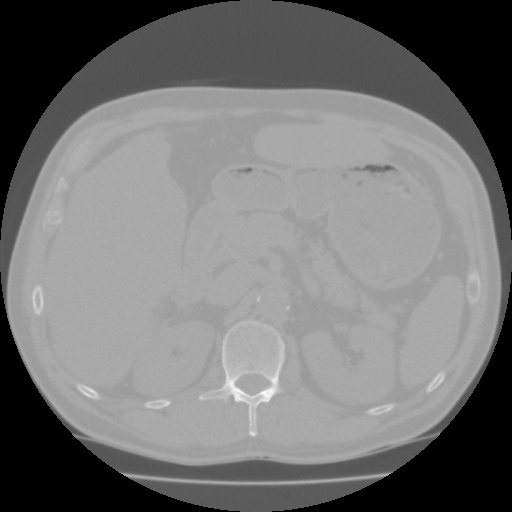
#> input picture Exercises/Exercise6/data/Training.dcm, 512 x 512 px
$ python Exercise6.py
#> lines starting #> are read from the running program, lines starting #| are printed output that depends on the picture; after the words box and inside, x2 and y2 are one past the last pixel; in counts of white or black regions, pixels touching at a corner belong together; pictures that were not available may be replaced by others from this repository, and a replacement may not be noted
from skimage import io, color
from skimage.morphology import binary_closing, binary_opening
from skimage.morphology import disk
import matplotlib.pyplot as plt
import numpy as np
from skimage import measure
from skimage.color import label2rgb
import pydicom as dicom
from scipy.stats import norm
from scipy.spatial import distance


# [10 lines left out: function show_comparison, not called in this run]

in_dir = "data/"
ct = dicom.dcmread(in_dir + 'Training.dcm')
img = ct.pixel_array
#> img is the input picture: shape (512, 512) int16; min -2048, max 1114, mean -610
print(img.shape)
#| (512, 512)
print(img.dtype)
#| int16

io.imshow(img, cmap="gray", vmin=0, vmax=150)
io.show()

spleen_roi = io.imread(in_dir + 'SpleenROI.png')
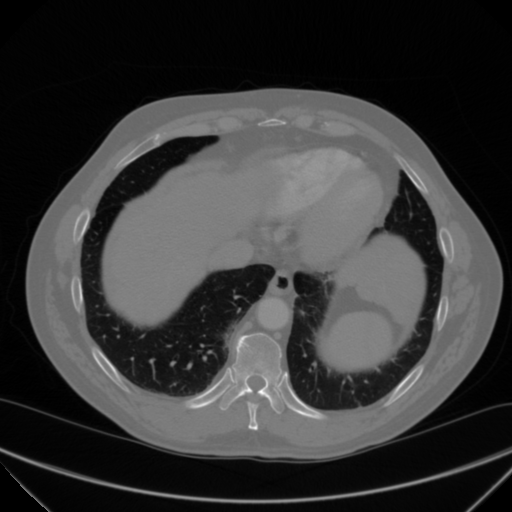
#> input picture Exercises/Exercise1/Data/1-442.dcm, 512 x 512 px, given in place of SpleenROI.png, which was not available
#> spleen_roi is the input picture: shape (512, 512) int16; min -1024, max 1185, mean -527.6
# convert to boolean image
spleen_mask = spleen_roi > 0
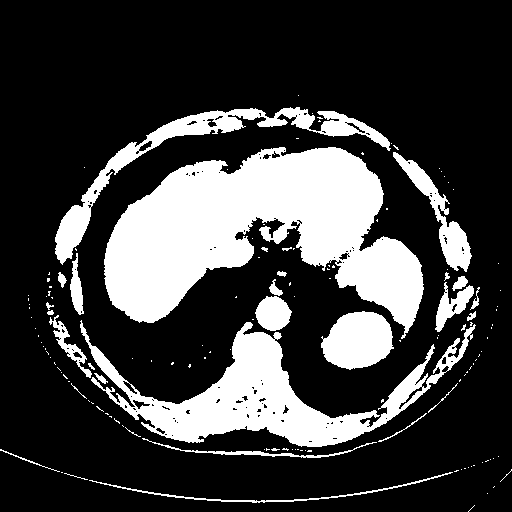
#> spleen_mask: shape (512, 512) bool; 24.4% white; 146 white regions (116 under 20 px), largest, box (x1, y1, x2, y2) and area: (104, 147, 424, 339) 32641, (80, 320, 476, 447) 14677, (55, 107, 391, 265) 5949
spleen_values = img[spleen_mask]

#Show the masked image together with the original image
masked_img = np.zeros_like(img)
masked_img[spleen_mask] = img[spleen_mask]
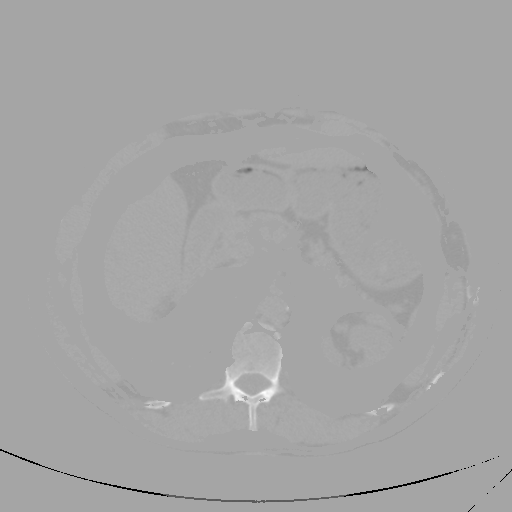
#> masked_img: shape (512, 512) int16; min -2048, max 1114, mean 1; drawn with min black and max white

io.imshow(masked_img, cmap="gray", vmin=0, vmax=150)
io.show()

#Exercise 2: Compute the average and standard deviation of the
# Hounsfield units found in the spleen in the training image. Do they correspond to the values found in the above figure?
mean_spleen = np.mean(spleen_values)
#> mean_spleen = 3.95
std_spleen = np.std(spleen_values)
#> std_spleen = 219.2
print(f'Mean spleen HU: {mean_spleen:.2f}')
#| Mean spleen HU: 3.95
print(f'Standard deviation spleen HU: {std_spleen:.2f}')
#| Standard deviation spleen HU: 219.25

#Mean spleen HU: 49.48
#Standard deviation spleen HU: 15.00

#This results are expected as the mean value is around 50 HU and the standard deviation is around 15 HU, which corresponds to
# the indicated values between 0 and 150 HU indicted in the exercise.

# Exercise 3: Plot a histogram of the pixel values of the spleen. Does it look like they are Gaussian distributed?

plt.hist(spleen_values, bins=30, density=True, alpha=0.6, color='g')
plt.xlabel('Hounsfield Units')
plt.ylabel('Density')
plt.title('Histogram of Spleen Pixel Values')
plt.show()
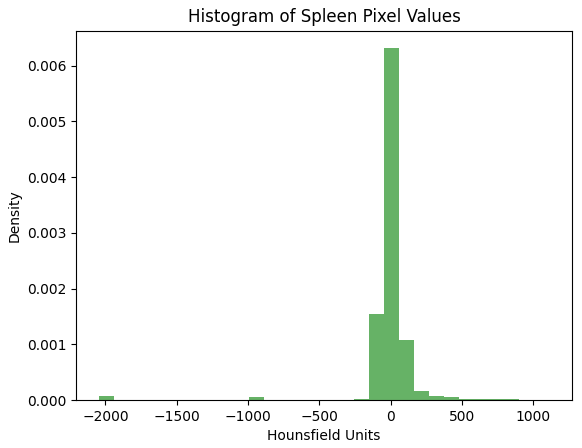
#> figure drawn by matplotlib, 1 panel; tallest bar 0.00631 high, from x = -45.4 to 60

# The histogram of the spleen pixel values looks similar to a Gaussian distribution, with a single peak around the mean value of approximately 50 HU.
#  The distribution appears to be somewhat symmetric around the mean, which is characteristic of a Gaussian distribution.
#  However, there may be some skewness or outliers present, so it may not be a perfect Gaussian distribution.

n, bins, patches = plt.hist(spleen_values, 30, density=True)
#> n = 30 values, max 0.00631 at index 19, min 0 at index 1, mean 0.000316; bins = 31 values from -2048 to 1114; patches = 30 items
pdf_spleen = norm.pdf(bins, mean_spleen, std_spleen)
#> pdf_spleen = 31 values, max 0.00177 at index 19, min 1.74e-22 at index 0, mean 0.000306
plt.plot(bins, pdf_spleen)
plt.xlabel('Hounsfield unit')
plt.ylabel('Frequency')
plt.title('Spleen values in CT scan')
plt.show()
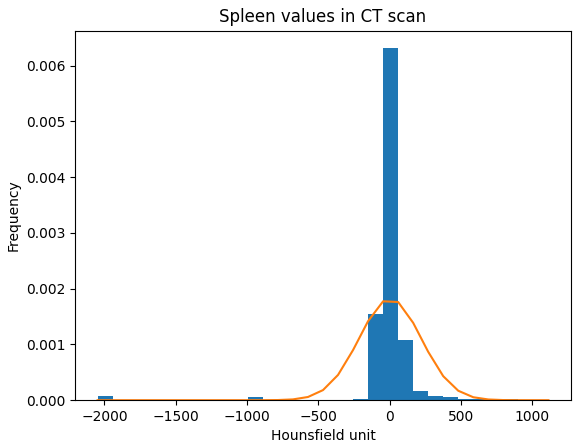
#> figure drawn by matplotlib, 1 panel; tallest bar 0.00631 high, from x = -45.4 to 60; curve peaks at x = -45.4, y = 0.00177

# Exercise 4: Plot histograms and their fitted Gaussians
#  of several of the tissues types. Do they all look like they are Gaussian distributed?

def load_mask(mask_path):
#> called with mask_path = 'data/BoneROI.png'
    roi = io.imread(mask_path)
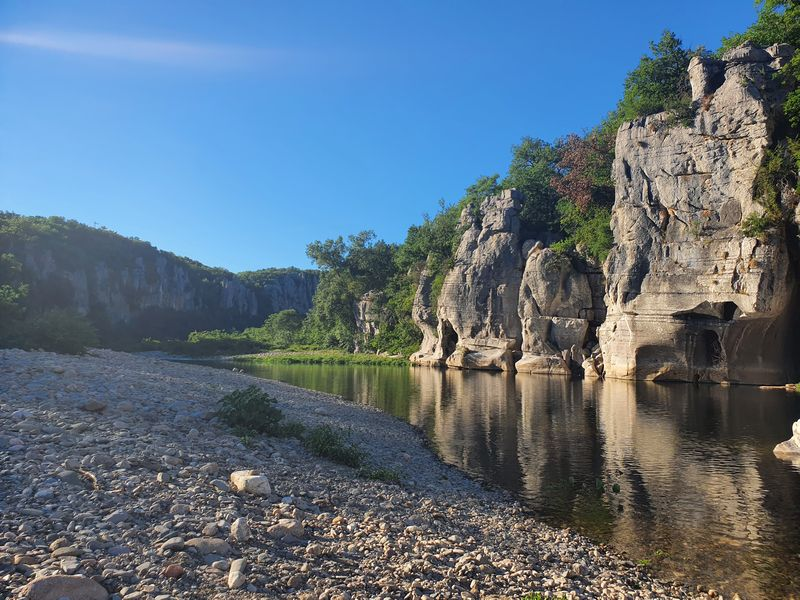
#> input picture Exercises/Exercise1/Data/ardeche.jpg, 800 x 600 px, given in place of BoneROI.png, which was not available
#> roi is the input picture: shape (600, 800, 3); mean R, G, B 94.1, 113.1, 129.5
    mask = roi > 0
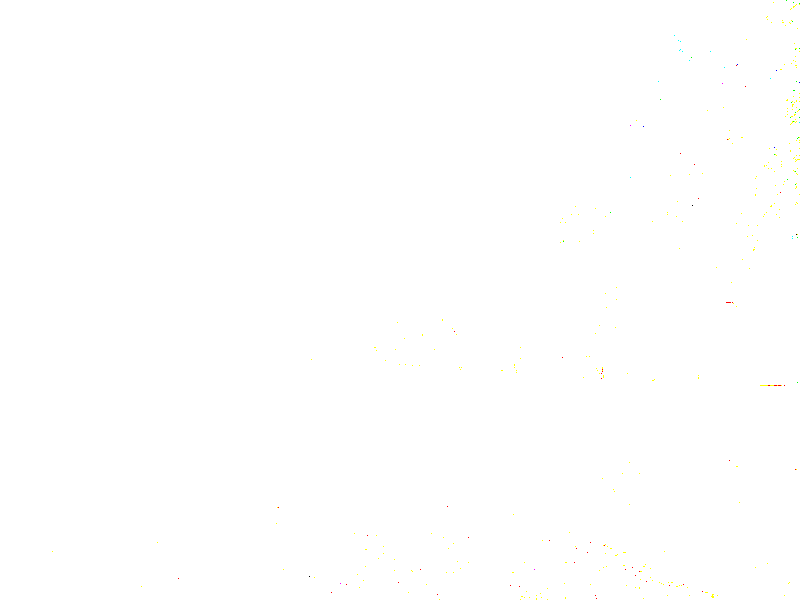
#> mask: shape (600, 800, 3) bool; mean R, G, B 1, 1, 0.999
    return mask

def get_values_in_mask(img, mask_path):
    mask = load_mask(mask_path)
#> (the run stopped early here; a loop or call above may not have finished)
